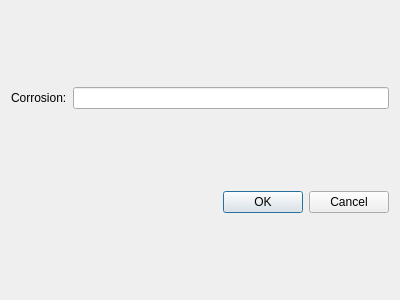
<?xml version="1.0" encoding="UTF-8"?>
<ui version="4.0">
 <class>CorrosionRgbDialog</class>
 <widget class="QDialog" name="CorrosionRgbDialog">
  <property name="geometry">
   <rect>
    <x>0</x>
    <y>0</y>
    <width>400</width>
    <height>300</height>
   </rect>
  </property>
  <property name="windowTitle">
   <string>Dialog</string>
  </property>
  <layout class="QVBoxLayout" name="verticalLayout">
   <item>
    <layout class="QHBoxLayout" name="horizontalLayout">
     <item>
      <widget class="QLabel" name="label">
       <property name="text">
        <string>Corrosion:</string>
       </property>
      </widget>
     </item>
     <item>
      <widget class="QLineEdit" name="lineEdit"/>
     </item>
    </layout>
   </item>
   <item>
    <widget class="QDialogButtonBox" name="buttonBox">
     <property name="orientation">
      <enum>Qt::Horizontal</enum>
     </property>
     <property name="standardButtons">
      <set>QDialogButtonBox::Cancel|QDialogButtonBox::Ok</set>
     </property>
    </widget>
   </item>
  </layout>
 </widget>
 <resources/>
 <connections>
  <connection>
   <sender>buttonBox</sender>
   <signal>accepted()</signal>
   <receiver>CorrosionRgbDialog</receiver>
   <slot>accept()</slot>
   <hints>
    <hint type="sourcelabel">
     <x>248</x>
     <y>254</y>
    </hint>
    <hint type="destinationlabel">
     <x>157</x>
     <y>274</y>
    </hint>
   </hints>
  </connection>
  <connection>
   <sender>buttonBox</sender>
   <signal>rejected()</signal>
   <receiver>CorrosionRgbDialog</receiver>
   <slot>reject()</slot>
   <hints>
    <hint type="sourcelabel">
     <x>316</x>
     <y>260</y>
    </hint>
    <hint type="destinationlabel">
     <x>286</x>
     <y>274</y>
    </hint>
   </hints>
  </connection>
 </connections>
</ui>
